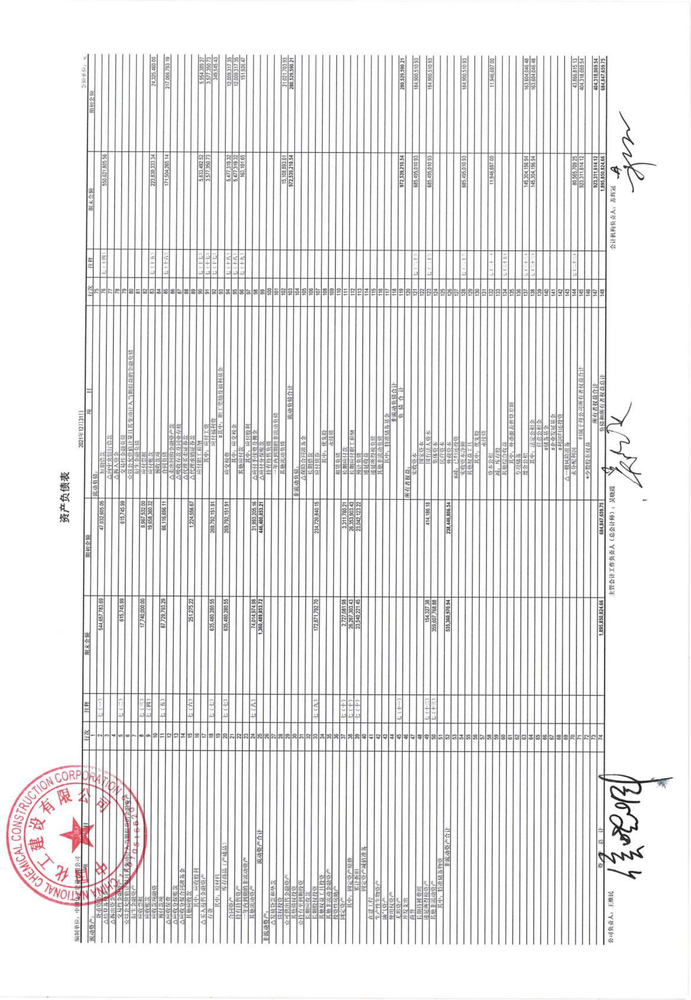
#> input picture src/test/images/image1.png, 691 x 1000 px, shrunk from 1752 x 2535 before the run, found by its file name; its folder holds only this picture in this run
$ jupyter execute --allow-errors research_on_ocr_models_for_the_chinese_language.ipynb   (shell and % lines are left out)
#> lines starting #> are read from the running program, lines starting #| are printed output that depends on the picture; after the words box and inside, x2 and y2 are one past the last pixel; in counts of white or black regions, pixels touching at a corner belong together; long printed decimals are rounded
Исследование моделей OCR для распознания китайского языка.

# Описание задачи

1. **Изучить существующие open-source OCR модели**, выбрать из них лучшую модель.

* Критерии оценки моделей предложить самостоятельно.

* Модель должна лучше всего себя показывать на приложенных картинках (опционально: собрать дополнительный валидационный датасет с картинками с финансовой отчетностью). Результат исследования описать в отчете.

2. **Написать код, который создает микросервис на основе FastAPI и упаковывает его в Docker образ.**
* Микросервис должен на вход принимать картинку с отчетностью, на выходе отдавать распарсенный текст (с разделением строк через \n).

# О моделях

Одним из основных приоритетов является качественное распознание китайского языка. Учитывая это, были рассмотрены следующие модели:

1. **Tesseract OCR** - один из наиболее известных и широко используемых OCR-инструментов, поддерживающий различные языки, включая китайский. Он открыт и бесплатно доступен, но может показывать не лучшие результаты на изображениях с низким качеством.

2. **PaddleOCR от Baidu** - обеспечивает поддержку многих языков и специально оптимизирован для азиатских языков, включая китайский. Эта модель показывает высокую точность на разнообразных датасетах.

3. **EasyOCR** - также поддерживает работу с китайским языком и может быть использована в продакшен-приложениях. Она достаточно эффективна и легко интегрируется.

#  Библиотеки

[cell 1]
from functools import wraps
import os
import time

from collections import defaultdict
import numpy as np
import pandas as pd

import matplotlib.pyplot as plt

import cv2

import easyocr
from paddleocr import PaddleOCR
import pytesseract

[cell 2]
pd.set_option('display.max_rows', 500)
pd.set_option('display.max_columns', 500)
pd.set_option('display.max_colwidth', 1000)
pd.set_option('display.width', 1000)

# Технические функции

**Формирование списка путей для всех изображений с типом .png в директории**

[cell 3]
def get_images_from_dir(path_to_imgs):
    test_files_name = [f for f in os.listdir(path_to_imgs) if f.endswith('.png')]
    lst_wth_full_path = []
    for test_file in test_files_name:
        file_path = os.path.join(path_to_imgs, test_file)
        lst_wth_full_path.append(file_path)
    return lst_wth_full_path

**Загрузка изображений в список**

[cell 4]
def get_lst_wth_images(lst_wth_full_path):
    lst_images = []
    for path in lst_wth_full_path:
        image = cv2.imread(path)
#> image is the input picture: shape (1000, 691, 3); mean B, G, R 232, 231.9, 232.4
        lst_images.append(image)
    return lst_images

**Отрисовка изображений**

[cell 5]
def plot_images(lst_images, title):
    fig = plt.figure(figsize=(15,10))
    plt.subplots_adjust(top=0.90, wspace=0.3, hspace=0.95)
    for i in range(len(lst_images)):
        plt.suptitle(f'{title}', fontsize=15, fontweight='bold')
        fig.add_subplot(3,3, i+1)
        plt.title(f'Таблица №{i+1}', fontsize=13, fontweight='bold')
        plt.imshow(lst_images[i], cmap='gray')
        plt.grid(False)
        plt.ylabel('Высота', fontsize=9)
        plt.xlabel('Ширина', fontsize=9)
    plt.tight_layout()

# Знакомство с данными

[cell 6]
path_to_dir = '/Users/satanislav/Documents/pdf_from_chinese/test/images/'
lst_wth_full_path = get_images_from_dir(path_to_dir)
lst_images = get_lst_wth_images(lst_wth_full_path)
#> lst_images = 1 item

[cell 7]
plot_images(lst_images, 'Исходные изображения')
#> the loop in plot_images, `for i in range(len(lst_images)):` made 1 pass

* Исходные изображения могут изначально находится в разном положении, например, вертикальном или под углом.
* Кроме самих таблиц, на изображениях присутствую надписи и другие объекты(часть печати, подписи).

В дальнейшем проведу предобработку датасета по выделению целевой части (таблиц) на каждом png, чтобы исключить их влияние на качество распознания.

# Предобработка датасета датасета

## Поворот изображения по горизонтали

Для того, что бы автоматически позиционировать картинки в горизонтальнео положение, напишу следующие функции:

* 1-ая функция определяет угол, на который необходимо повернуть изображение
* 2-ая функция пововрачивает изображение

[cell 8]
def average_angle(lines):
    angles = []
    for line in lines:
        x1, y1, x2, y2 = line[0]
        angle = np.degrees(np.arctan2(y2 - y1, x2 - x1))
        angles.append(angle)
    return np.median(angles)

[cell 9]
def rotate_to_horizontal(image):
    edges = cv2.Canny(image, 50, 150, apertureSize=3)
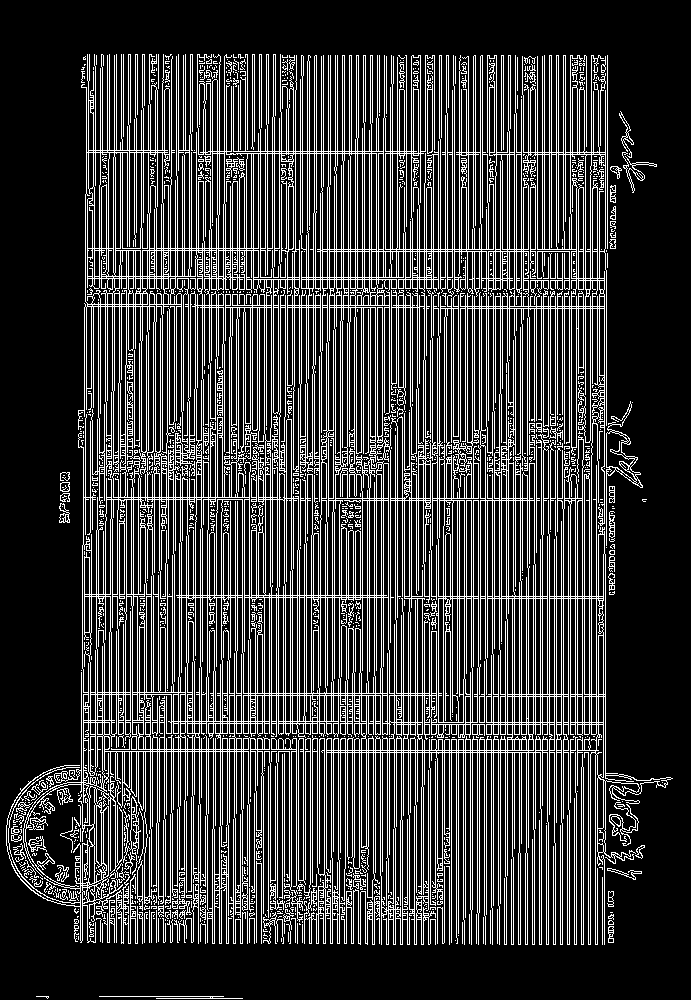
#> edges: shape (1000, 691); 21.9% white in thin lines or dots
    lines = cv2.HoughLinesP(edges, 1, np.pi/180, 100, minLineLength=100, maxLineGap=10)
#> lines = 374 rows, first 6: [472, 445, 472, 229], [521, 323, 521, 96], [465, 470, 465, 249], [542, 805, 542, 535], [486, 426, 486, 207], [438, 753, 438, 539]
    angle = average_angle(lines)
#> the loop in average_angle, `for line in lines:` made 374 passes
#> (x1, y1, x2, y2, angle) on passes 1 to 3: (472, 445, 472, 229, -90), (521, 323, 521, 96, -90), (465, 470, 465, 249, -90)
#> after the loop in average_angle, `for line in lines:`: angles = 374 values, max 89.49 at index 122, min -90 at index 0, mean -71.72
#> angle = -90
    if not np.isnan(angle):
        size_reverse = np.array(image.shape[1::-1])
#> size_reverse = [691, 1000]
        M = cv2.getRotationMatrix2D(tuple(size_reverse / 2.), angle, 1.)
#> M = [[6.12e-17, -1, 845.5], [1, 6.12e-17, 154.5]]
        MM = np.absolute(M[:,:2])
#> MM = [[6.12e-17, 1], [1, 6.12e-17]]
        size_new = MM @ size_reverse
#> size_new = [1000, 691]
        M[:,-1] += (size_new - size_reverse) / 2.
        return cv2.warpAffine(image, M, tuple(size_new.astype(int)))
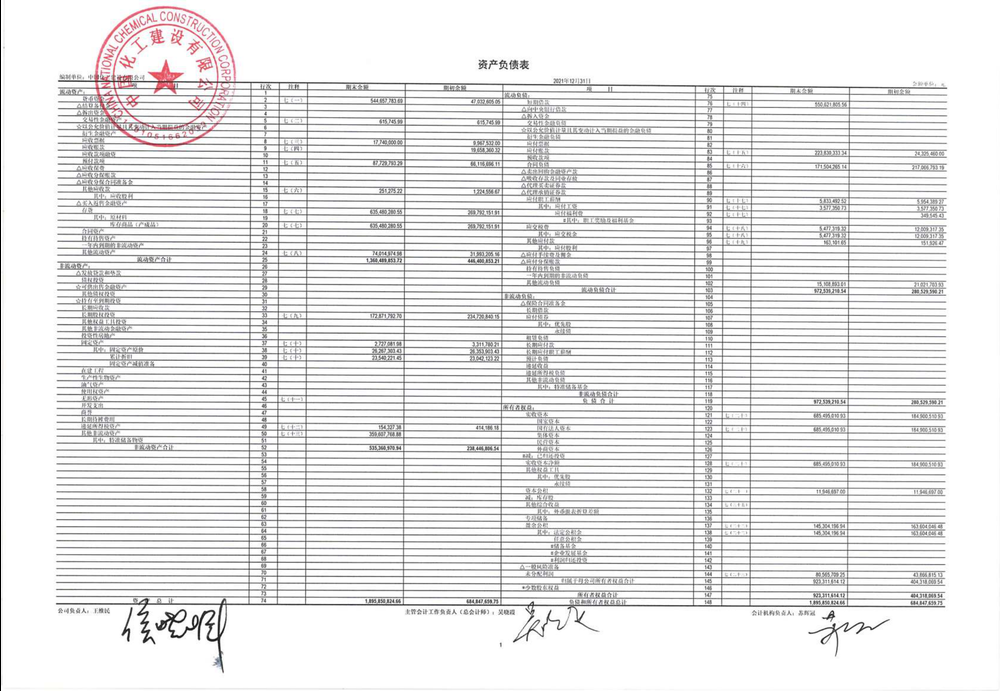
#> returned value: shape (691, 1000, 3); mean of channels 0, 1, 2 231.8, 231.6, 232.2; drawn as B, G, R

[cell 10]
lst_images_origins = list(map(rotate_to_horizontal,lst_images))
#> lst_images_origins = 1 item
plot_images(lst_images_origins, 'Развернутые изображения')
#> the loop in plot_images (call 2), `for i in range(len(lst_images)):` made 1 pass

## Аугментация изображений

Чтобы определить явно границы таблиц на картинках, проведем аугментацию изображений:

1. Так как цвет нам не важен, отобразим все в черно-белом цвете
2. По возможности уберем шум
3. Сделаем инверсию (текст белым, а фон черным)
4. Увеличим толщину тексты и линий, что лучше определять контуры больших объектов(самый большой объект на изображении это таблица)

[cell 11]
def get_aug_image(image):
    grayscale_image = cv2.cvtColor(image, cv2.COLOR_BGR2GRAY)
    thresholded_image = cv2.threshold(grayscale_image, 0, 255, cv2.THRESH_BINARY + cv2.THRESH_OTSU)[1]
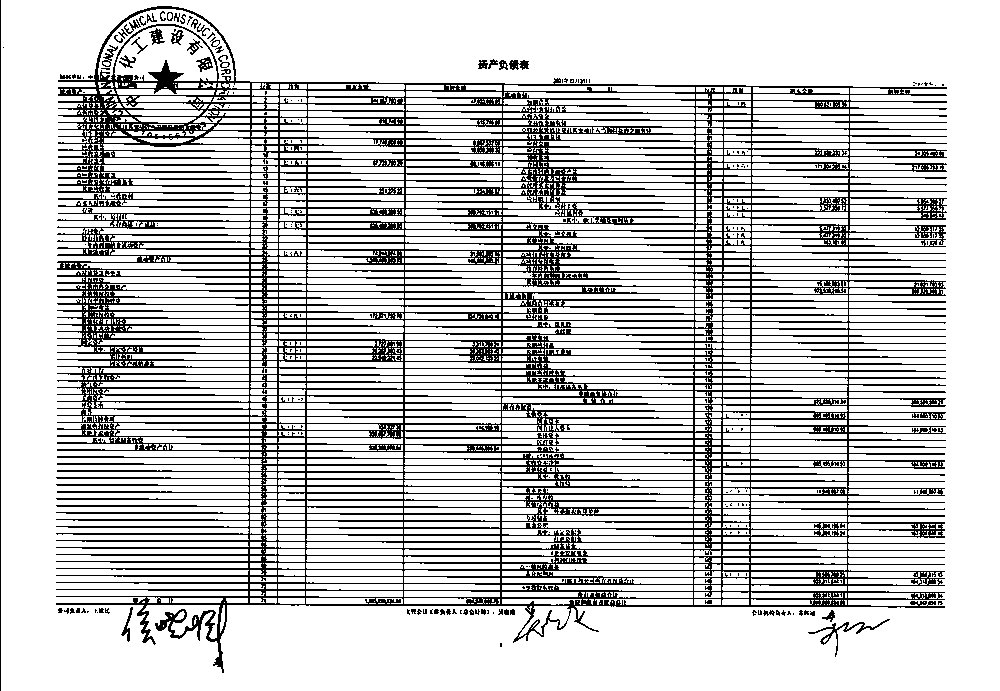
#> thresholded_image: shape (691, 1000); 79.6% white; black in thin lines or dots
    inverted_image = cv2.bitwise_not(thresholded_image)
#> inverted_image: shape (691, 1000); 20.4% white in thin lines or dots
    dilated_image = cv2.dilate(inverted_image,None, iterations=5)
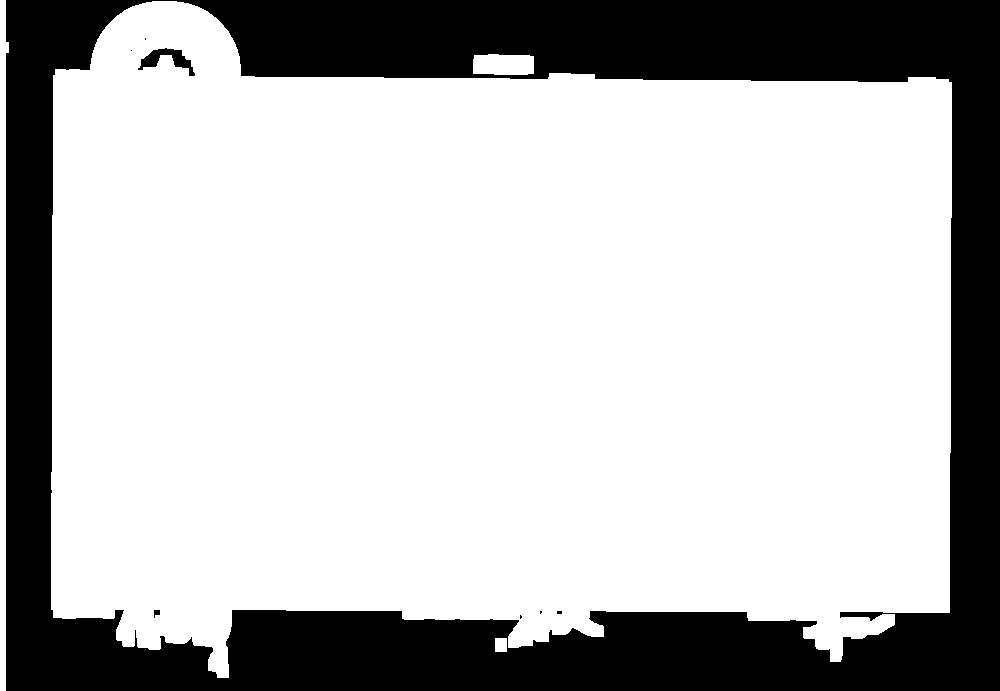
#> dilated_image: shape (691, 1000); 73% white; 8 black regions (5 under 20 px), largest, box (x1, y1, x2, y2) and area: (6, 0, 1000, 691) 185580, (138, 48, 195, 76) 605, (154, 610, 160, 618) 33
    return dilated_image

[cell 12]
lst_images_aug = list(map(get_aug_image, lst_images_origins))
#> lst_images_aug = 1 item
plot_images(lst_images_aug, 'Аугментированные изображения')

## Определение контуров таблицы

1. Определим контруры таблицы. Чтобы адаптировать выбор коэффициента размера epsilon для разных обьектов, буду использовать метод, при котором анализируются результаты изменения scale относительно площади максимального контура для каждого, а затем выбирается scale, при котором найден контур с максимальной площадью. Для наглядности выведу лучшее значение epsilon для каждой таблицы.

2. Расположим 4 точки по контуру самого большого прямоугольника.

3. Найдем ширину и высоту нового изображения

4. Применим изменения

[cell 13]
def get_contour_of_table(image):

    contours, hierarchy = cv2.findContours(image, cv2.RETR_TREE, cv2.CHAIN_APPROX_SIMPLE)
    best_scale = None
    max_area = 0
    contour_with_max_area = None
    for scale in np.linspace(0.005, 0.05, 10):
        for contour in contours:
            peri = cv2.arcLength(contour, True)
            epsilon = scale * peri
            approx = cv2.approxPolyDP(contour, epsilon, True)

            if len(approx) == 4:
                area = cv2.contourArea(approx)
                if area > max_area:
                    max_area = area
                    contour_with_max_area = approx
                    best_scale = scale
    print(f"Best scale for image: {best_scale}")

    return contour_with_max_area

[cell 14]
def calculate_distance_between_2points(p1, p2):
    dis = ((p2[0] - p1[0]) ** 2 + (p2[1] - p1[1]) ** 2) ** 0.5
    return dis

[cell 15]
def order_points(pts):
    pts = pts.reshape(4, 2)
    rect = np.zeros((4, 2), dtype="float32")
    s = pts.sum(axis=1)
    rect[0] = pts[np.argmin(s)]
    rect[2] = pts[np.argmax(s)]
    diff = np.diff(pts, axis=1)
    rect[1] = pts[np.argmin(diff)]
    rect[3] = pts[np.argmax(diff)]
    return rect

[cell 16]
def calculate_new_width_and_height_of_image(original_image, contour_with_max_area_ordered):
    existing_image_width = original_image.shape[1]
    existing_image_width_reduced_by_10_percent = int(existing_image_width * 0.9)
    distance_between_top_left_and_top_right = calculate_distance_between_2points(contour_with_max_area_ordered[0],
                                                                                 contour_with_max_area_ordered[1])
    distance_between_top_left_and_bottom_left = calculate_distance_between_2points(contour_with_max_area_ordered[0],
                                                                                   contour_with_max_area_ordered[3])
    aspect_ratio = distance_between_top_left_and_bottom_left / distance_between_top_left_and_top_right
    new_image_width = existing_image_width_reduced_by_10_percent
    new_image_height = int(new_image_width * aspect_ratio)
    return new_image_width, new_image_height

[cell 17]
def apply_perspective_transform(new_image_width, new_image_height, contour_with_max_area_ordered, image):
    pts1 = np.float32(contour_with_max_area_ordered)
    pts2 = np.float32([[0, 0], [new_image_width, 0], [new_image_width, new_image_height], [0, new_image_height]])
    matrix = cv2.getPerspectiveTransform(pts1, pts2)
    perspective_corrected_image = cv2.warpPerspective(image, matrix, (new_image_width, new_image_height))
    return perspective_corrected_image

[cell 18]
lst_perspective_images = []

for indx, img in enumerate(lst_images_aug):
    contour_with_max_area = get_contour_of_table(img)
    contour_with_max_area_ordered = order_points(contour_with_max_area)
    new_image_width, new_image_height = calculate_new_width_and_height_of_image(lst_images_origins[indx],
                                                                                contour_with_max_area_ordered)
    perspective_corrected_image = apply_perspective_transform(new_image_width,
                                                              new_image_height,
                                                              contour_with_max_area_ordered,
                                                              lst_images_origins[indx])
    lst_perspective_images.append(perspective_corrected_image)
#> this loop made 1 pass
#> (indx, pts in order_points, s in order_points, diff in order_points, existing_image_width in calculate_new_width_and_height_of_image, existing_image_width_reduced_by_10_percent in calculate_new_width_and_height_of_image) on pass 1: (0, [[55, 69], [53, 617], [949, 612], [948, 79]], [124, 670, 1561, 1027], [14, 564, -337, -869], 1000, 900)
#| Best scale for image: 0.02
#> pass 1, in apply_perspective_transform, `perspective_corrected_image = cv2.warpPerspective(image, matrix, (new_..`:
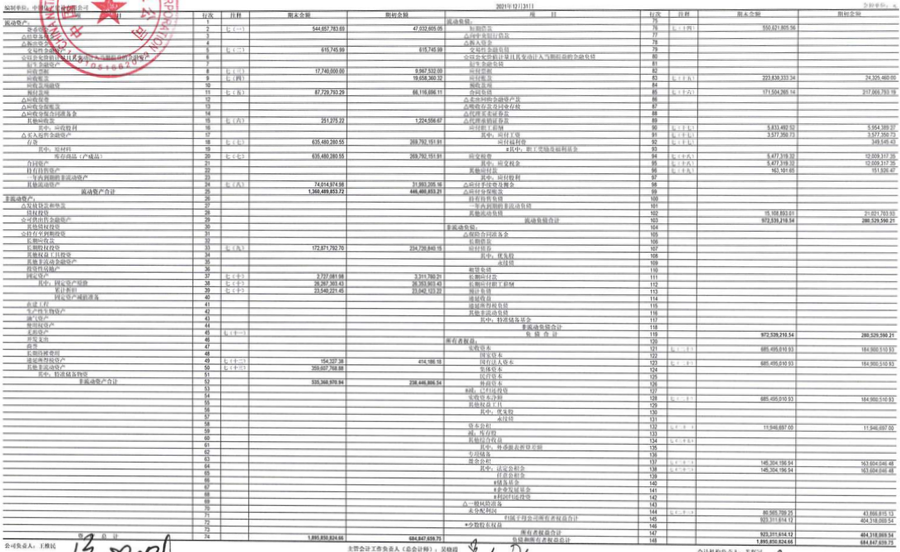
#> perspective_corrected_image: shape (552, 900, 3); mean of channels 0, 1, 2 223.6, 223.5, 223.9; drawn as B, G, R
#> after the loop, lst_perspective_images = 1 item

У обьектов(таблицы) на разных изображения значение epsilon различается.

[cell 19]
plot_images(lst_perspective_images, "Обрезанные изображения")
